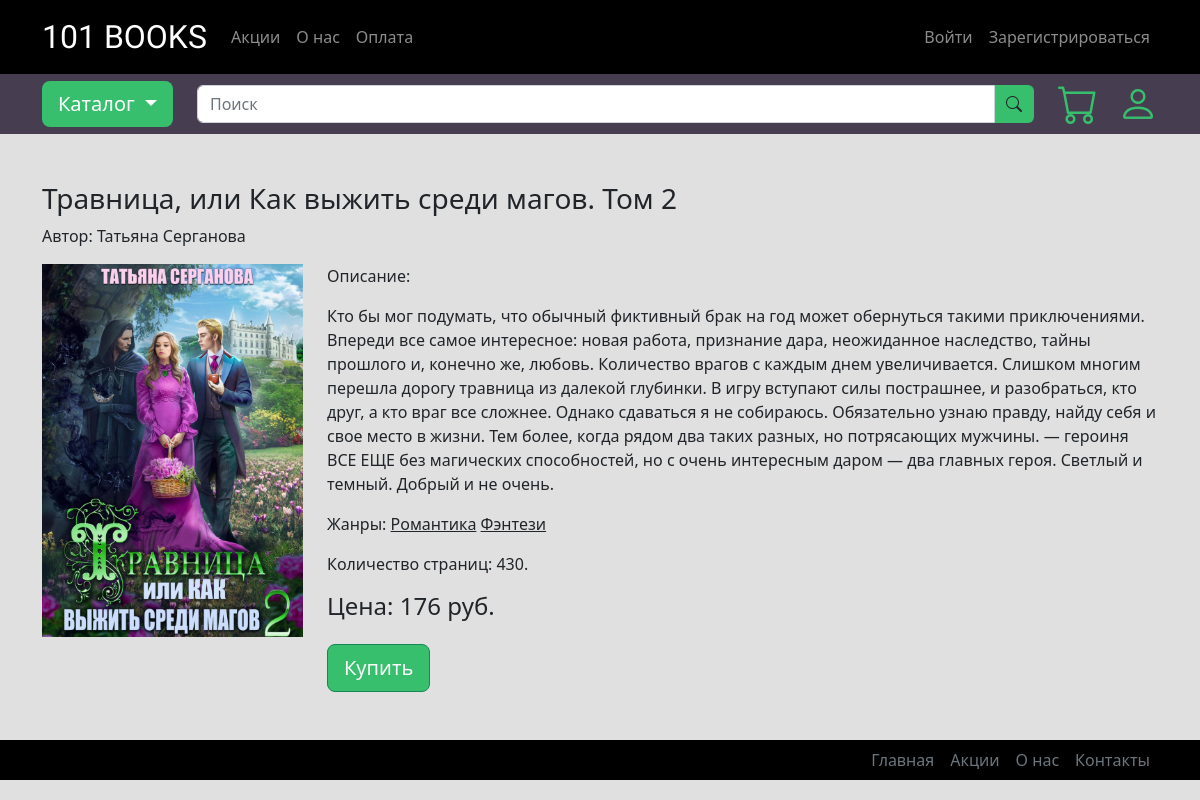
The page /book/2 on the database its author committed.
### main.py (models this page shows)
class Books(db.Model):
    id = db.Column(db.Integer, primary_key=True)
    name = db.Column(db.String(300))
    authors = db.Column(db.String(300))
    description = db.Column(db.Text, nullable=True)
    length = db.Column(db.Integer)
    price = db.Column(db.Integer)
    is_available = db.Column(db.Boolean, default=False)
    source_url = db.Column(db.String(100), nullable=True)
    image_url = db.Column(db.String(100), nullable=True)
    genres = db.relationship('BooksGenres', backref='book', lazy='dynamic')
    orders = db.relationship('OrdersBooks', backref='book', lazy='dynamic')

class Genres(db.Model):
    id = db.Column(db.Integer, primary_key=True)
    name = db.Column(db.String(50))
    books = db.relationship('BooksGenres', backref='genre', lazy='dynamic')

### main.py (the view)
@app.route('/book/<int:book_id>')
def book(book_id):
    res = None
    try:
        res = BooksGenres.query.filter(BooksGenres.book_id == book_id).order_by(BooksGenres.book_id.desc()).all()
    except Exception as e:
        print(e.args)
    if not res:
        abort(404)
    book = res[0].book
    genres = [row.genre for row in res]
    status = "addable"
    if is_book_in_cart(book.id):
        status = "in-cart"
    if is_book_bought(book.id):
        status = "bought"
    return render_template("book.html", status=status, book=book, genres=genres, all_genres=all_genres)

### main.py (called while the page is built)
def get_bought_books():
    books = []
    try:
        orders = Orders.query.filter(Orders.user_id == current_user.get_id()).all()
        for order in orders:
            res = OrdersBooks.query.filter(OrdersBooks.order_id == order.id).all()
            books.extend([row.book for row in res])
    except Exception as e:
        print(e.args)
    return books

def is_book_in_cart(book_id):
    if 'cart' in session:
        return book_id in session['cart']
    session['cart'] = []
    return False

def is_book_bought(book_id):
    books = get_bought_books()
    for book in books:
        if book.id == book_id:
            return True
    return False

@app.before_request
def get_header_genres():
    global all_genres
    try:
        all_genres = Genres.query.order_by(Genres.name).all()
    except Exception as e:
        print(e.args)

### templates/book.html
{% extends 'base.html' %}
{% block body %}
<div class="container mb-5">
    <div class="row">
        <div class="col-12"><h3>{{ book.name }}</h3></div>
        <div class="col-12"><p>Автор: {{ book.authors }}</p></div>
        <div class="col-3"><img class="img-fluid" src="{{ url_for('static', filename='/books/' + book.image_url) }}"/></div>
        <div class="col-9">
            <p>Описание:</p>
            <p>{{ book.description }}</p>
            <p>Жанры:
            {% for genre in genres %}
                <a class="link-dark" href="#">{{ genre.name }}</a>
            {% endfor %}
            </p>
            <p>Количество страниц: {{ book.length }}.</p>
            <h4>Цена: {{ book.price }} руб.</h4>
            {% if status == "addable" %}
            <form method="post" action="{{ url_for('add_to_cart', book_id=book.id) }}">
                <input type="submit" class="btn btn-success green text-light mt-3 btn-lg" value="Купить">
            </form>
            {% elif status == "in-cart" %}
            <form method="post" action="{{ url_for('delete_from_cart', book_id=book.id) }}">
                <input type="submit" class="btn btn-secondary text-light mt-3 btn-lg" value="Убрать из корзины">
            </form>
            {% else %}
            <button class="btn btn-primary text-light mt-3 btn-lg" disabled>Куплено</button>
            {% endif %}
        </div>
    </div>
</div>
{% endblock %}

### templates/base.html (style rules this page uses)
:root { --font-inter: Inter; --font-irish-grover: "Irish Grover"; --color-mediumseagreen: #37bf6d; }
.green { background-color: var(--color-mediumseagreen); }

### rows shown on the page
Books: name "Травница, или Как выжить среди магов. Том 2", authors "Татьяна Серганова", image_url (picture), description "Кто бы мог подумать, что обычный фиктивный брак на год может обернуться такими приключениями. Впереди все самое интересное: новая работа, признание дара, неожиданное наследство, тайны прошлого и, конечно же, любовь. Количество врагов с каждым днем увеличивается. Слишком многим перешла дорогу травница из далекой глубинки. В игру вступают силы пострашнее, и разобраться, кто друг, а кто враг все сложнее. Однако сдаваться я не собираюсь. Обязательно узнаю правду, найду себя и свое место в жизни. Тем более, когда рядом два таких разных, но потрясающих мужчины. — героиня ВСЕ ЕЩЕ без магических способностей, но с очень интересным даром — два главных героя. Светлый и темный. Добрый и не очень.", length "430", price "176"
Genres: name "Романтика"
Genres: name "Фэнтези"
